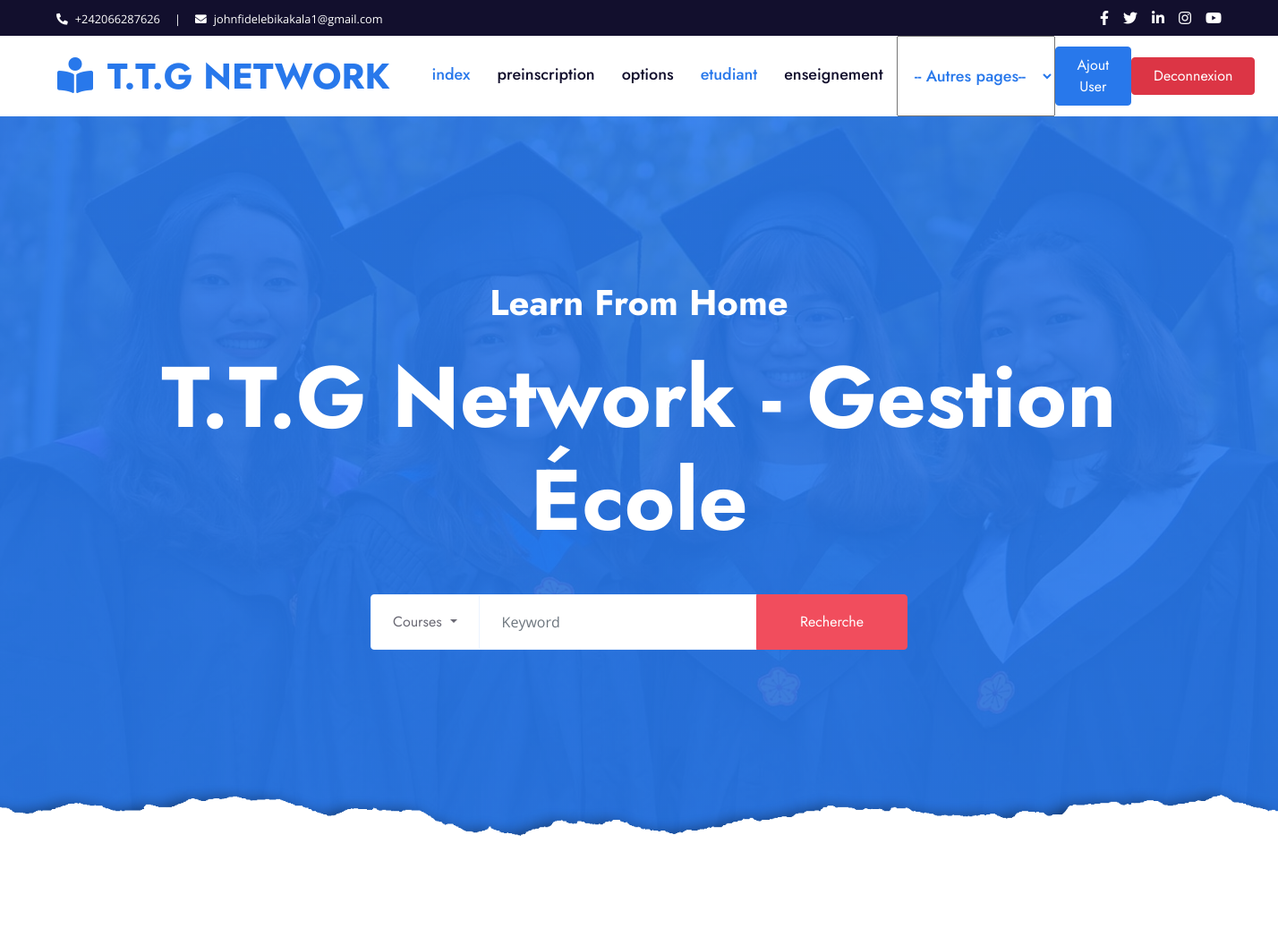
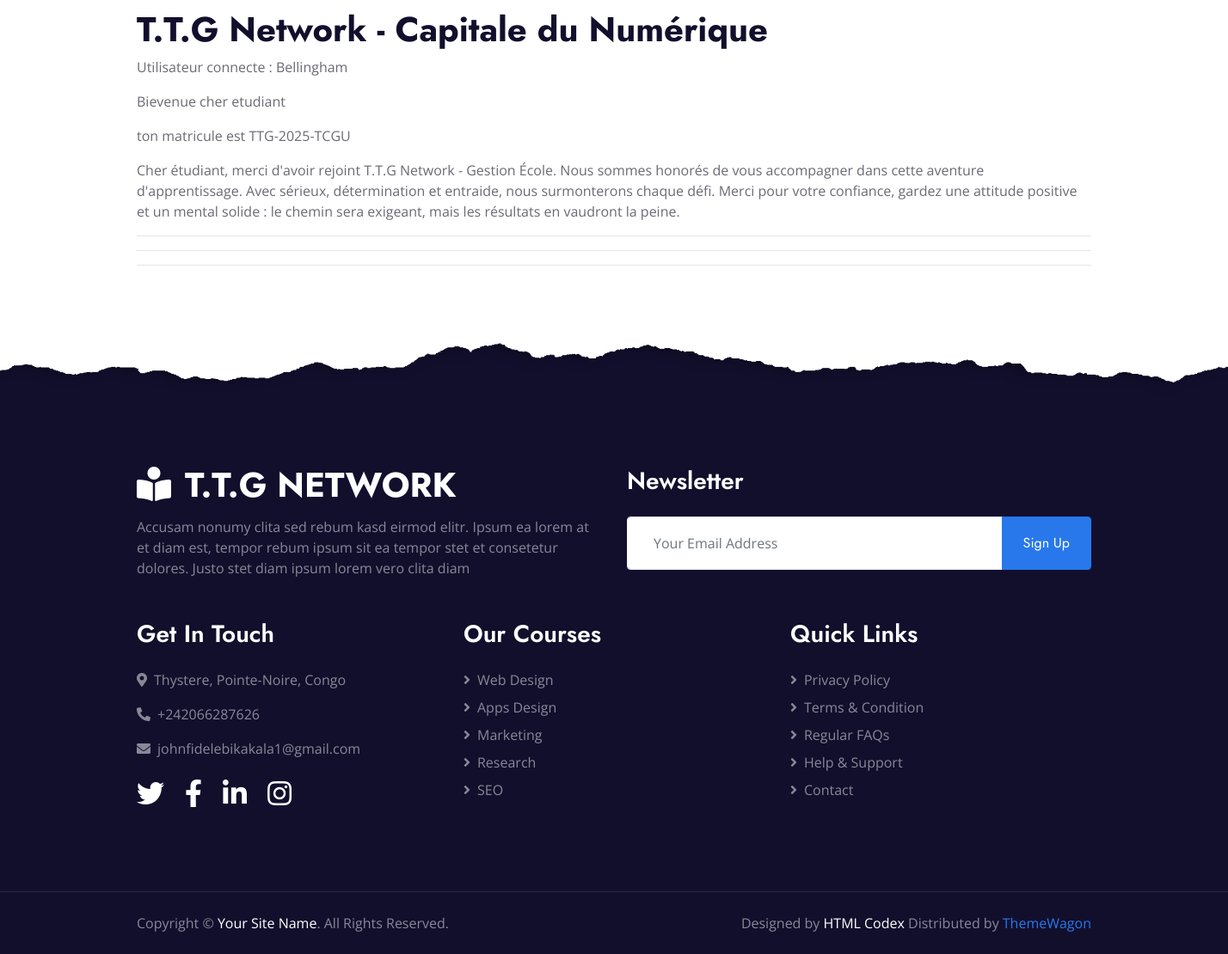
/ (signed in), run on the app's committed database (2 pictures, top to bottom).
### application/models.py (models this page shows)
class User(AbstractUser):
    ROLES = (
        ('admin', 'Administrateur'),
        ('formateur', 'Formateur'),
        ('etudiant', 'Étudiant'),
        ('parent', 'Parent'),
    )
    role = models.CharField(max_length=20, choices=ROLES)
    code_formateur = models.CharField(max_length=10, unique=True, null=True, blank=True)
    code_parent = models.CharField(max_length=10, unique=True, null=True, blank=True)
    matricule = models.CharField(max_length=30, unique=True, null=True, blank=True)

### application/views.py (the view)
# urls.py: path('',views.index, name='index'),
@login_required
def index(request):
    return render(request, 'index.html')

### application/templates/index.html (shortened to what this page needs)
{% extends "base.html" %}

### application/templates/base.html (shortened to what this page needs)
  {% load static %}
<!DOCTYPE html>
<html lang="fr">
<head>
  <link rel="stylesheet" href="https://cdn.jsdelivr.net/npm/bootstrap@4.6.2/dist/css/bootstrap.min.css">
    <link href="https://cdnjs.cloudflare.com/ajax/libs/font-awesome/5.10.0/css/all.min.css" rel="stylesheet">
    <link href="{% static 'lib/owlcarousel/assets/owl.carousel.min.css' %}" rel="stylesheet">
    <link href="{% static 'css/style.css' %}" rel="stylesheet">
</head>
<body>
    <div class="container-fluid bg-dark">
        <div class="row py-2 px-lg-5">
            <div class="col-lg-6 text-center text-lg-left mb-2 mb-lg-0">
                <div class="d-inline-flex align-items-center text-white">
                    <small><i class="fa fa-phone-alt mr-2"></i>+242066287626</small>
                    <small class="px-3">|</small>
                    <small><i class="fa fa-envelope mr-2"></i>johnfidelebikakala1@gmail.com</small>
                </div>
            </div>
            <div class="col-lg-6 text-center text-lg-right">
                <div class="d-inline-flex align-items-center">
                    <a class="text-white px-2" href="">
                        <i class="fab fa-facebook-f"></i>
                    </a>
                    <a class="text-white px-2" href="">
                        <i class="fab fa-twitter"></i>
                    </a>
                    <a class="text-white px-2" href="">
                        <i class="fab fa-linkedin-in"></i>
                    </a>
                    <a class="text-white px-2" href="">
                        <i class="fab fa-instagram"></i>
                    </a>
                    <a class="text-white pl-2" href="">
                        <i class="fab fa-youtube"></i>
                    </a>
                </div>
            </div>
        </div>
    </div>
    <div class="container-fluid p-0">
        <nav class="navbar navbar-expand-lg bg-white navbar-light py-3 py-lg-0 px-lg-5">
            <a href="{% url 'index' %}" class="navbar-brand ml-lg-3">
                <h1 class="m-0 text-uppercase text-primary"><i class="fa fa-book-reader mr-3"></i>T.T.G Network</h1>
            </a>
            <div class="collapse navbar-collapse justify-content-between px-lg-3" id="navbarCollapse">
                <div class="navbar-nav mx-auto py-0">
                    <a href="{% url 'index' %}" class="nav-item nav-link active">index</a>
                    <a href="{% url 'preinscription' %}" class="nav-item nav-link">preinscription</a>
                    <a href="{% url 'options' %}" class="nav-item nav-link">options</a>
                    <a href="{% url 'etudiant' %}" class="nav-item nav-link active">etudiant</a>
                    <a href="{% url 'enseignement' %}" class="nav-item nav-link">enseignement</a>
                    <select id="menu" onchange="if (this.value) window.location.href=this.value;" class="nav-item nav-link active">
                    <option value="" class="nav-item nav-link active">-- Autres pages--</option>
                    </select>
                </div>
                <a href="{% url 'urlregister' %}" class="btn btn-primary py-2 px-4 d-none d-lg-block">Ajout User</a>
                <a href="{% url 'urllogout' %}" class="btn btn-danger py-2 px-4 d-none d-lg-block">Deconnexion</a>
            </div>
        </nav>
    </div>
    <div class="jumbotron jumbotron-fluid position-relative overlay-bottom" style="margin-bottom: 90px;">
        <div class="container text-center my-5 py-5">
            <h1 class="text-white mt-4 mb-4">Learn From Home</h1>
            <h1 class="text-white display-1 mb-5">T.T.G Network - Gestion École</h1>
            <div class="mx-auto mb-5" style="width: 100%; max-width: 600px;">
                <div class="input-group">
                    <div class="input-group-prepend">
                        <button class="btn btn-outline-light bg-white text-body px-4 dropdown-toggle" type="button" data-toggle="dropdown"
                            aria-haspopup="true" aria-expanded="true">Courses
                    </button>
                    </div>
                    <input type="text" class="form-control border-light" style="padding: 30px 25px;" placeholder="Keyword">
                    <div class="input-group-append">
                        <button class="btn btn-secondary px-4 px-lg-5">Recherche</button>
                    </div>
                </div>
            </div>
        </div>
    </div>
    <br>
    <div class="container">
         <h1>T.T.G Network - Capitale du Numérique</h1>
          <p>Utilisateur connecte : {{user}}</p>
            {% if user.is_authenticated %}
            {% if user.role %}
            <p>Bievenue cher {{user.role}} </p>
            {% else %}
            <p>Bievenue cher Admin </p>
            {% endif %}
              {% if user.matricule %}
              <p>ton matricule est {{user.matricule}}</p>
              <p>
                  Cher étudiant, merci d'avoir rejoint T.T.G Network - Gestion École.
                  Nous sommes honorés de vous accompagner dans cette aventure d'apprentissage.
                  Avec sérieux, détermination et entraide, nous surmonterons chaque défi.
                  Merci pour votre confiance, gardez une attitude positive et un mental solide
                   : le chemin sera exigeant, mais les résultats en vaudront la peine.
              </p>
              {% endif %}
            {% endif %}
          <hr>
          <hr>
          <hr>
    </div>
    <div class="container-fluid position-relative overlay-top bg-dark text-white-50 py-5" style="margin-top: 90px;">
        <div class="container mt-5 pt-5">
            <div class="row">
                <div class="col-md-6 mb-5">
                    <a href="{% url 'index' %}" class="navbar-brand">
                        <h1 class="mt-n2 text-uppercase text-white"><i class="fa fa-book-reader mr-3"></i>T.T.G Network</h1>
                    </a>
                    <p class="m-0">Accusam nonumy clita sed rebum kasd eirmod elitr. Ipsum ea lorem at et diam est, tempor rebum ipsum sit ea tempor stet et consetetur dolores. Justo stet diam ipsum lorem vero clita diam</p>
                </div>
                <div class="col-md-6 mb-5">
                    <h3 class="text-white mb-4">Newsletter</h3>
                    <div class="w-100">
                        <div class="input-group">
                            <input type="text" class="form-control border-light" style="padding: 30px;" placeholder="Your Email Address">
                            <div class="input-group-append">
                                <button class="btn btn-primary px-4">Sign Up</button>
                            </div>
                        </div>
                    </div>
                </div>
            </div>
            <div class="row">
                <div class="col-md-4 mb-5">
                    <h3 class="text-white mb-4">Get In Touch</h3>
                    <p><i class="fa fa-map-marker-alt mr-2"></i>Thystere, Pointe-Noire, Congo</p>
                    <p><i class="fa fa-phone-alt mr-2"></i>+242066287626</p>
                    <p><i class="fa fa-envelope mr-2"></i>johnfidelebikakala1@gmail.com</p>
                    <div class="d-flex justify-content-start mt-4">
                        <a class="text-white mr-4" href="#"><i class="fab fa-2x fa-twitter"></i></a>
                        <a class="text-white mr-4" href="#"><i class="fab fa-2x fa-facebook-f"></i></a>
                        <a class="text-white mr-4" href="#"><i class="fab fa-2x fa-linkedin-in"></i></a>
                        <a class="text-white" href="#"><i class="fab fa-2x fa-instagram"></i></a>
                    </div>
                </div>
                <div class="col-md-4 mb-5">
                    <h3 class="text-white mb-4">Our Courses</h3>
                    <div class="d-flex flex-column justify-content-start">
                        <a class="text-white-50 mb-2" href="#"><i class="fa fa-angle-right mr-2"></i>Web Design</a>
                        <a class="text-white-50 mb-2" href="#"><i class="fa fa-angle-right mr-2"></i>Apps Design</a>
                        <a class="text-white-50 mb-2" href="#"><i class="fa fa-angle-right mr-2"></i>Marketing</a>
                        <a class="text-white-50 mb-2" href="#"><i class="fa fa-angle-right mr-2"></i>Research</a>
                        <a class="text-white-50" href="#"><i class="fa fa-angle-right mr-2"></i>SEO</a>
                    </div>
                </div>
                <div class="col-md-4 mb-5">
                    <h3 class="text-white mb-4">Quick Links</h3>
                    <div class="d-flex flex-column justify-content-start">
                        <a class="text-white-50 mb-2" href="#"><i class="fa fa-angle-right mr-2"></i>Privacy Policy</a>
                        <a class="text-white-50 mb-2" href="#"><i class="fa fa-angle-right mr-2"></i>Terms & Condition</a>
                        <a class="text-white-50 mb-2" href="#"><i class="fa fa-angle-right mr-2"></i>Regular FAQs</a>
                        <a class="text-white-50 mb-2" href="#"><i class="fa fa-angle-right mr-2"></i>Help & Support</a>
                        <a class="text-white-50" href="#"><i class="fa fa-angle-right mr-2"></i>Contact</a>
                    </div>
                </div>
            </div>
        </div>
    </div>
    <div class="container-fluid bg-dark text-white-50 border-top py-4" style="border-color: rgba(256, 256, 256, .1) !important;">
        <div class="container">
            <div class="row">
                <div class="col-md-6 text-center text-md-left mb-3 mb-md-0">
                    <p class="m-0">Copyright &copy; <a class="text-white" href="#">Your Site Name</a>. All Rights Reserved.
                    </p>
                </div>
                <div class="col-md-6 text-center text-md-right">
                    <p class="m-0">Designed by <a class="text-white" href="https://htmlcodex.com">HTML Codex</a> Distributed by <a href="https://themewagon.com" target="_blank">ThemeWagon</a></p>
                </div>
            </div>
        </div>
    </div>
</body>
</html>

### data on the page
User: username "Bellingham", role "etudiant", matricule "TTG-2025-TCGU"
